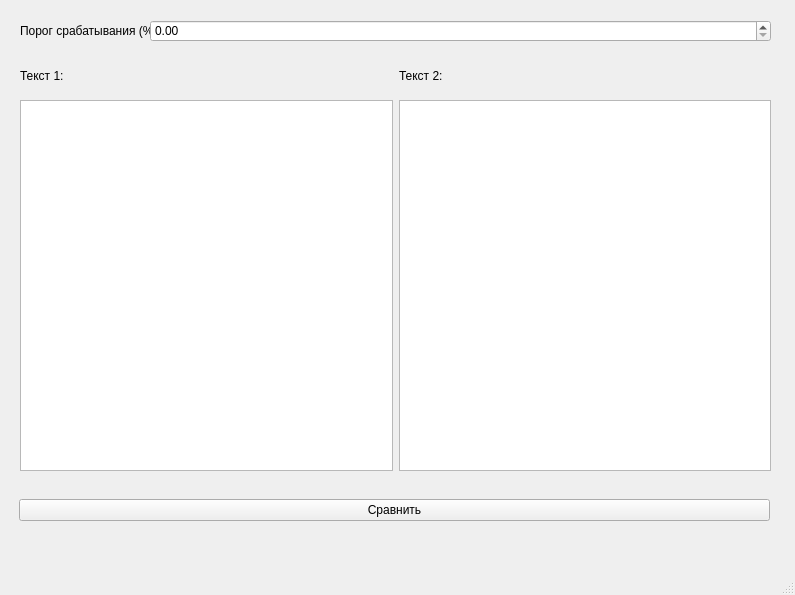
<?xml version="1.0" encoding="UTF-8"?>
<ui version="4.0">
 <class>MainWindow</class>
 <widget class="QMainWindow" name="MainWindow">
  <property name="geometry">
   <rect>
    <x>0</x>
    <y>0</y>
    <width>795</width>
    <height>595</height>
   </rect>
  </property>
  <property name="windowTitle">
   <string>MainWindow</string>
  </property>
  <widget class="QWidget" name="centralwidget">
   <widget class="QWidget" name="verticalLayoutWidget">
    <property name="geometry">
     <rect>
      <x>19</x>
      <y>490</y>
      <width>751</width>
      <height>41</height>
     </rect>
    </property>
    <layout class="QVBoxLayout" name="verticalLayout_2">
     <item>
      <widget class="QPushButton" name="pushButton">
       <property name="text">
        <string>Сравнить</string>
       </property>
      </widget>
     </item>
    </layout>
   </widget>
   <widget class="QWidget" name="horizontalLayoutWidget">
    <property name="geometry">
     <rect>
      <x>20</x>
      <y>60</y>
      <width>751</width>
      <height>31</height>
     </rect>
    </property>
    <layout class="QHBoxLayout" name="horizontalLayout">
     <item>
      <widget class="QLabel" name="label_3">
       <property name="text">
        <string>Текст 1:</string>
       </property>
      </widget>
     </item>
     <item>
      <widget class="QLabel" name="label_2">
       <property name="text">
        <string>Текст 2:</string>
       </property>
      </widget>
     </item>
    </layout>
   </widget>
   <widget class="QWidget" name="horizontalLayoutWidget_3">
    <property name="geometry">
     <rect>
      <x>20</x>
      <y>100</y>
      <width>751</width>
      <height>371</height>
     </rect>
    </property>
    <layout class="QHBoxLayout" name="horizontalLayout_2">
     <item>
      <widget class="QPlainTextEdit" name="plainTextEdit"/>
     </item>
     <item>
      <widget class="QPlainTextEdit" name="plainTextEdit_2"/>
     </item>
    </layout>
   </widget>
   <widget class="QLabel" name="label">
    <property name="geometry">
     <rect>
      <x>20</x>
      <y>20</y>
      <width>741</width>
      <height>21</height>
     </rect>
    </property>
    <property name="text">
     <string>Порог срабатывания (%)</string>
    </property>
   </widget>
   <widget class="QDoubleSpinBox" name="doubleSpinBox">
    <property name="geometry">
     <rect>
      <x>150</x>
      <y>20</y>
      <width>621</width>
      <height>22</height>
     </rect>
    </property>
    <property name="maximum">
     <double>100.000000000000000</double>
    </property>
   </widget>
  </widget>
  <widget class="QMenuBar" name="menubar">
   <property name="geometry">
    <rect>
     <x>0</x>
     <y>0</y>
     <width>795</width>
     <height>21</height>
    </rect>
   </property>
  </widget>
  <widget class="QStatusBar" name="statusbar">
   <property name="autoFillBackground">
    <bool>true</bool>
   </property>
  </widget>
 </widget>
 <resources/>
 <connections/>
</ui>
